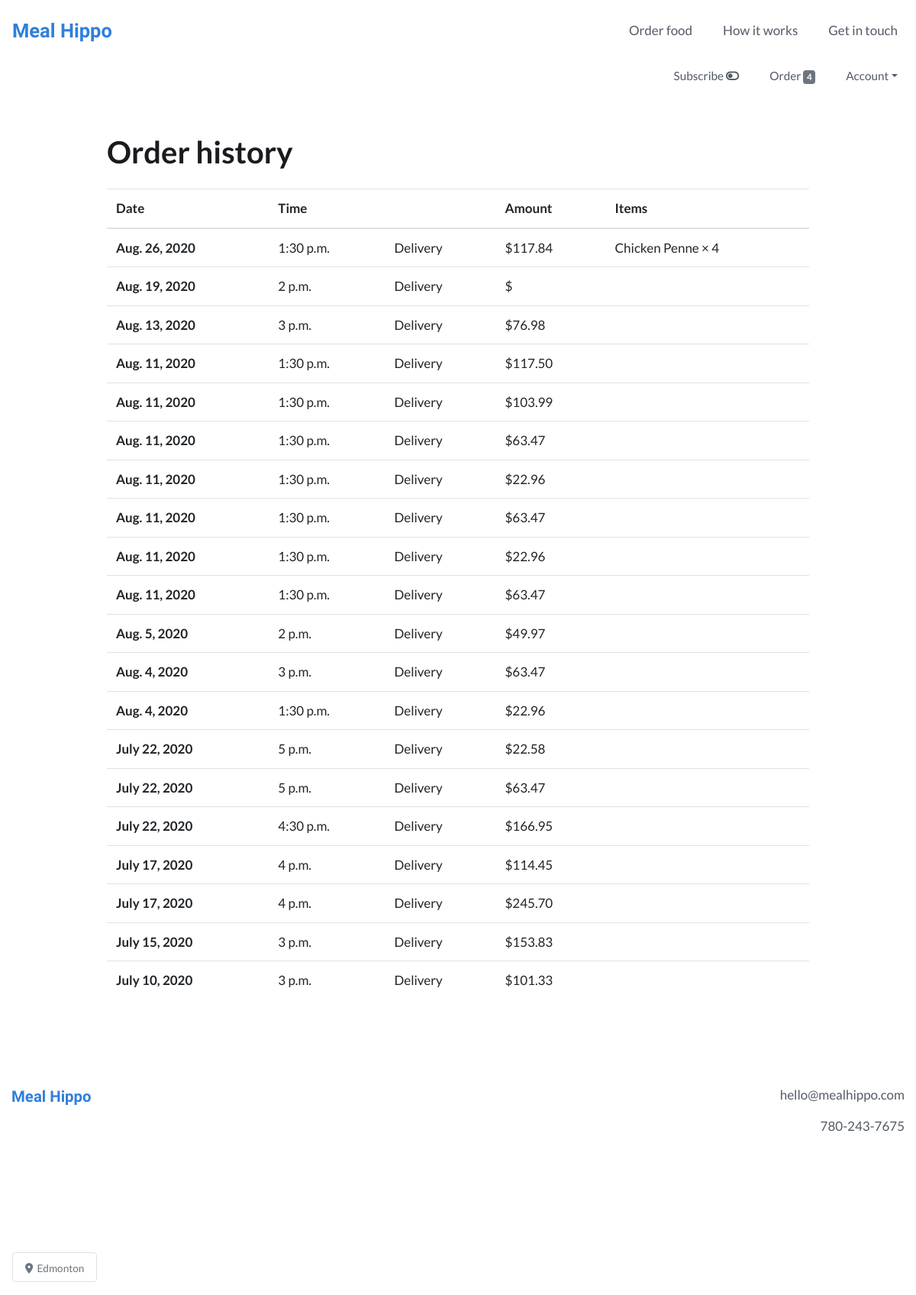
Screenshot of /app/order/history (signed in) with the database file from the repository.
### users/models.py (models this page shows, shortened)
class CustomUser(AbstractBaseUser):
    email = models.EmailField(unique=True)
    is_active = models.BooleanField(default=True)
    is_admin = models.BooleanField(default=False)
    objects = CustomUserManager()
    USERNAME_FIELD = 'email'
    REQUIRED_FIELDS = []

### webplatform/models.py (models this page shows, shortened)
class Order(models.Model):
    user = models.ForeignKey(settings.AUTH_USER_MODEL, on_delete=models.CASCADE)
    items = models.ManyToManyField(OrderItem)
    to_be_delivered = models.BooleanField(default=True)
    delivery_date = models.DateField(null=True)
    delivery_time = models.TimeField(null=True)
    notes = models.TextField(blank=True, null=True, verbose_name='Order notes')
    is_completed = models.BooleanField(default=False)
    payment = models.ForeignKey(Payment, on_delete=models.SET_NULL, blank=True, null=True)
    created_at = models.DateTimeField(auto_now_add=True)
    modified_at = models.DateTimeField(auto_now=True)

class Payment(models.Model):
    stripe_charge_id = models.CharField(max_length=50)
    user = models.ForeignKey(settings.AUTH_USER_MODEL, on_delete=models.SET_NULL, blank=True, null=True)
    price = models.FloatField()
    timestamp = models.DateTimeField(auto_now=True)

class OrderItem(models.Model):
    user = models.ForeignKey(settings.AUTH_USER_MODEL, on_delete=models.CASCADE)
    item = models.ForeignKey(Item, on_delete=models.CASCADE)
    quantity = models.IntegerField(default=1)
    is_individual = models.BooleanField(default=False)
    is_completed = models.BooleanField(default=False)

class Item(models.Model):
    supplier = models.ForeignKey(Supplier, on_delete=models.CASCADE)
    name = models.CharField(max_length=100)
    description = models.TextField()
    price = models.FloatField()
    minimum_portions = models.IntegerField(blank=True, null=True)
    portion_increment = models.IntegerField(blank=True, null=True)
    minimum_lead_time = models.IntegerField(blank=True, null=True)
    calories = models.CharField(max_length=100, blank=True, null=True)
    protein = models.FloatField(blank=True, null=True)
    fat = models.FloatField(blank=True, null=True)
    carbs = models.FloatField(blank=True, null=True)
    portion_size = models.TextField(blank=True, null=True)
    rank = models.IntegerField(blank=True, null=True)
    is_active = models.BooleanField()
    is_featured = models.BooleanField(default=False)
    created_at = models.DateTimeField(auto_now_add=True)
    modified_at = models.DateTimeField(auto_now=True)

### webplatform/views.py (the view)
# urls.py: path('app/order/history', views.OrderHistoryView.as_view(), name='order_history_view'),
class OrderHistoryView(IsSubscribedMixin, LoginRequiredMixin, TemplateView):
    login_url = 'login'
    template_name = 'webplatform/order_history_view.html'
    def get_context_data(self, **kwargs):
        context = super().get_context_data(**kwargs)
        context['completed_orders'] = models.Order.objects.filter(user=self.request.user, is_completed=True).order_by('-delivery_date', '-delivery_time')
        return context

### webplatform/templatetags/templatetags.py (called while the page is built)
@register.filter
def cart_item_count(user):
    if user.is_authenticated:
        queryset = models.Order.objects.filter(user=user, is_completed=False)
        if queryset.exists():
            return queryset[0].items.count()
    return 0

### webplatform/views.py (called while the page is built)
    def get_context_data(self, **kwargs):
        context = super(IsSubscribedMixin, self).get_context_data(**kwargs)
        if self.request.user.is_authenticated:
            user_subscription_qs = models.UserSubscription.objects.filter(user=self.request.user)
            user_subscription = user_subscription_qs[0]
            context['is_subscribed'] = user_subscription.is_subscribed
        return context

### webplatform/templates/webplatform/order_history_view.html (shortened to what this page needs)
{% extends 'base.html' %}
{% load static %}
{% load humanize %}
{% block content %}
<div class="container my-5">
  <div class="row my-5">
    <div class="col-md-10 offset-md-1">
      <h1 class="mb-4">Order history</h1>
      <table class="table">
        <thead>
          <tr>
            <th scope="col">Date</th>
            <th scope="col">Time</th>
            <th scope="col"></th>
            <th scope="col">Amount</th>
            <th scope="col">Items</th>
          </tr>
        </thead>
        <tbody>
          {% for completed_order in completed_orders %}
            <tr>
              <th scope="row">{{ completed_order.delivery_date }}</th>
              <td>{{ completed_order.delivery_time }}</td>
              <td>{% if completed_order.to_be_delivered %}Delivery{% else %}Pickup{% endif %}</td>
              <td>${{ completed_order.payment.price|floatformat:2|intcomma }}</td>
              <td>
                {% for order_item in completed_order.items.all %}
                  {{ order_item.item.name }} &times; {{ order_item.quantity }}<br>
                {% endfor %}
              </td>
            </tr>
          {% endfor %}
        </tbody>
      </table>
    </div>
  </div>
</div>
{% endblock %}

### templates/base.html (shortened to what this page needs)
{% load static %}
{% load templatetags %}
<!DOCTYPE html>
<html lang="en" dir="ltr">
  <head>
    <link rel="stylesheet" href="https://stackpath.bootstrapcdn.com/bootstrap/4.4.1/css/bootstrap.min.css">
    <link rel="stylesheet" type="text/css" href="{% static 'style.css' %}">
  </head>
  <body>
    <nav class="navbar navbar-expand-md navbar-light py-3">
      <a class="navbar-brand" href="{% url 'webplatform:home_view' %}">Meal&nbsp;Hippo</a>
      <div class="collapse navbar-collapse" id="navbarText">
        <ul class="navbar-nav ml-auto">
          <li class="nav-item mr-4">
            <a class="nav-link" href="{% url 'webplatform:order_items_view' %}">Order food</a>
          </li>
          <li class="nav-item mr-4">
            <a class="nav-link" href="{% url 'webplatform:support_view' %}">How it works</a>
          </li>
          {% if user.is_authenticated %}
            <li class="nav-item">
          {% else %}
            <li class="nav-item mr-4">
          {% endif %}
            <a class="nav-link" href="{% url 'webplatform:contact_view' %}">Get in touch</a>
          </li>
        </ul>
      </div>
    </nav>
    {% if user.is_authenticated %}
        <nav class="navbar navbar-expand navbar-light user-nav pt-0">
            <ul class="navbar-nav mx-auto ml-md-auto mr-md-0">
              {% if is_subscribed %}
                <li class="nav-item mr-4">
                  <a class="nav-link" data-toggle="modal" data-target="#subscribe_modal" href="">Subscribed <i class="fas fa-toggle-on"></i></a>
                </li>
              {% else %}
                <span data-toggle="tooltip" data-placement="bottom" title="Set up automatic weekly orders and save money">
                  <li class="nav-item mr-4">
                    <a class="nav-link" data-toggle="modal" data-target="#subscribe_modal" href="">Subscribe <i class="fas fa-toggle-off"></i></a>
                  </li>
                </span>
              {% endif %}
              <li class="nav-item mr-4">
                <a class="nav-link" href="{% url 'webplatform:order_items_view' %}">
                  Order <span class="badge badge-secondary">{{ request.user|cart_item_count }}</span>
                </a>
              </li>
              <li class="nav-item dropdown">
                <a class="nav-link dropdown-toggle" data-toggle="dropdown" href="#" role="button" aria-haspopup="true" aria-expanded="false">Account</a>
              </li>
            </ul>
        </nav>
    {% endif %}
    {% block content %}
    {% endblock %}
    <footer>
      <div class="container-fluid text-center py-5 mb-5">
        <div class="row mb-5 pb-5">
          <div class="col-sm text-sm-left mb-4">
            <span class="logo">
              <a href="{% url 'webplatform:home_view' %}">Meal&nbsp;Hippo</a>
            </span>
          </div>
          <div class="col-sm text-sm-right">
            <p>hello@mealhippo.com</p>
            <p>780-243-7675</p>
          </div>
        </div>
      </div>
    </footer>
    <div class="fixed-bottom ml-3 mb-4 location">
      <span class="border rounded text-secondary bg-white px-3 py-2 location-badge">
        <small><i class="fas fa-map-marker-alt"></i>&nbsp;&nbsp;Edmonton</small>
      </span>
    </div>
  </body>
</html>

### static/style.css (style rules this page uses)
:root { --heading: #1B1B1F; --sub_heading: #1B1B1F; --text: #535a66; --logo: #307FDB; --button_dark: #307FDB; --button_light: #388FF4; --link_dark: #307FDB; --link_light: #388FF4; --nav_dark: #535a66; --nav_light: #1B1B1F; --attention_dark: #C1DAFF; --attention_light: #D8E8FF; --attention_text: #0956AF; --splash_focus: #78290F; --grey: #e0e1e4; }
body { color: var(--text); font-family: 'Lato', sans-serif; font-size: 17px; }
a, .btn-link { color: var(--link_dark); }
h1, h2, h3 { font-weight: bold; color: var(--heading); }
.navbar-light .navbar-brand, .logo a { color: var(--logo); font-size: 1.5em; font-family: 'Varela Round', sans-serif; font-weight: bold; }
.logo a { font-size: 1.2em; }
.navbar-nav .nav-item a.nav-link { color: var(--nav_dark); }
.user-nav { font-size: 0.9em; }
.location { width: 120px; }

### rows the page displays
CustomUser: user|cart_item_count "4"
Order: delivery_date "Aug. 26, 2020", delivery_time "1:30 p.m.", to_be_delivered "Delivery", payment.price "117.84"
OrderItem: item.name "Chicken Penne", quantity "4"
Order: delivery_date "Aug. 19, 2020", delivery_time "2 p.m.", to_be_delivered "Delivery"
Order: delivery_date "Aug. 13, 2020", delivery_time "3 p.m.", to_be_delivered "Delivery", payment.price "76.98"
Order: delivery_date "Aug. 11, 2020", delivery_time "1:30 p.m.", to_be_delivered "Delivery", payment.price "117.50"
Order: delivery_date "Aug. 11, 2020", delivery_time "1:30 p.m.", to_be_delivered "Delivery", payment.price "103.99"
Order: delivery_date "Aug. 11, 2020", delivery_time "1:30 p.m.", to_be_delivered "Delivery", payment.price "63.47"
Order: delivery_date "Aug. 11, 2020", delivery_time "1:30 p.m.", to_be_delivered "Delivery", payment.price "22.96"
Order: delivery_date "Aug. 11, 2020", delivery_time "1:30 p.m.", to_be_delivered "Delivery", payment.price "63.47"
Order: delivery_date "Aug. 11, 2020", delivery_time "1:30 p.m.", to_be_delivered "Delivery", payment.price "22.96"
Order: delivery_date "Aug. 11, 2020", delivery_time "1:30 p.m.", to_be_delivered "Delivery", payment.price "63.47"
Order: delivery_date "Aug. 5, 2020", delivery_time "2 p.m.", to_be_delivered "Delivery", payment.price "49.97"
Order: delivery_date "Aug. 4, 2020", delivery_time "3 p.m.", to_be_delivered "Delivery", payment.price "63.47"
Order: delivery_date "Aug. 4, 2020", delivery_time "1:30 p.m.", to_be_delivered "Delivery", payment.price "22.96"
Order: delivery_date "July 22, 2020", delivery_time "5 p.m.", to_be_delivered "Delivery", payment.price "22.58"
Order: delivery_date "July 22, 2020", delivery_time "5 p.m.", to_be_delivered "Delivery", payment.price "63.47"
Order: delivery_date "July 22, 2020", delivery_time "4:30 p.m.", to_be_delivered "Delivery", payment.price "166.95"
Order: delivery_date "July 17, 2020", delivery_time "4 p.m.", to_be_delivered "Delivery", payment.price "114.45"
Order: delivery_date "July 17, 2020", delivery_time "4 p.m.", to_be_delivered "Delivery", payment.price "245.70"
Order: delivery_date "July 15, 2020", delivery_time "3 p.m.", to_be_delivered "Delivery", payment.price "153.83"
Order: delivery_date "July 10, 2020", delivery_time "3 p.m.", to_be_delivered "Delivery", payment.price "101.33"
